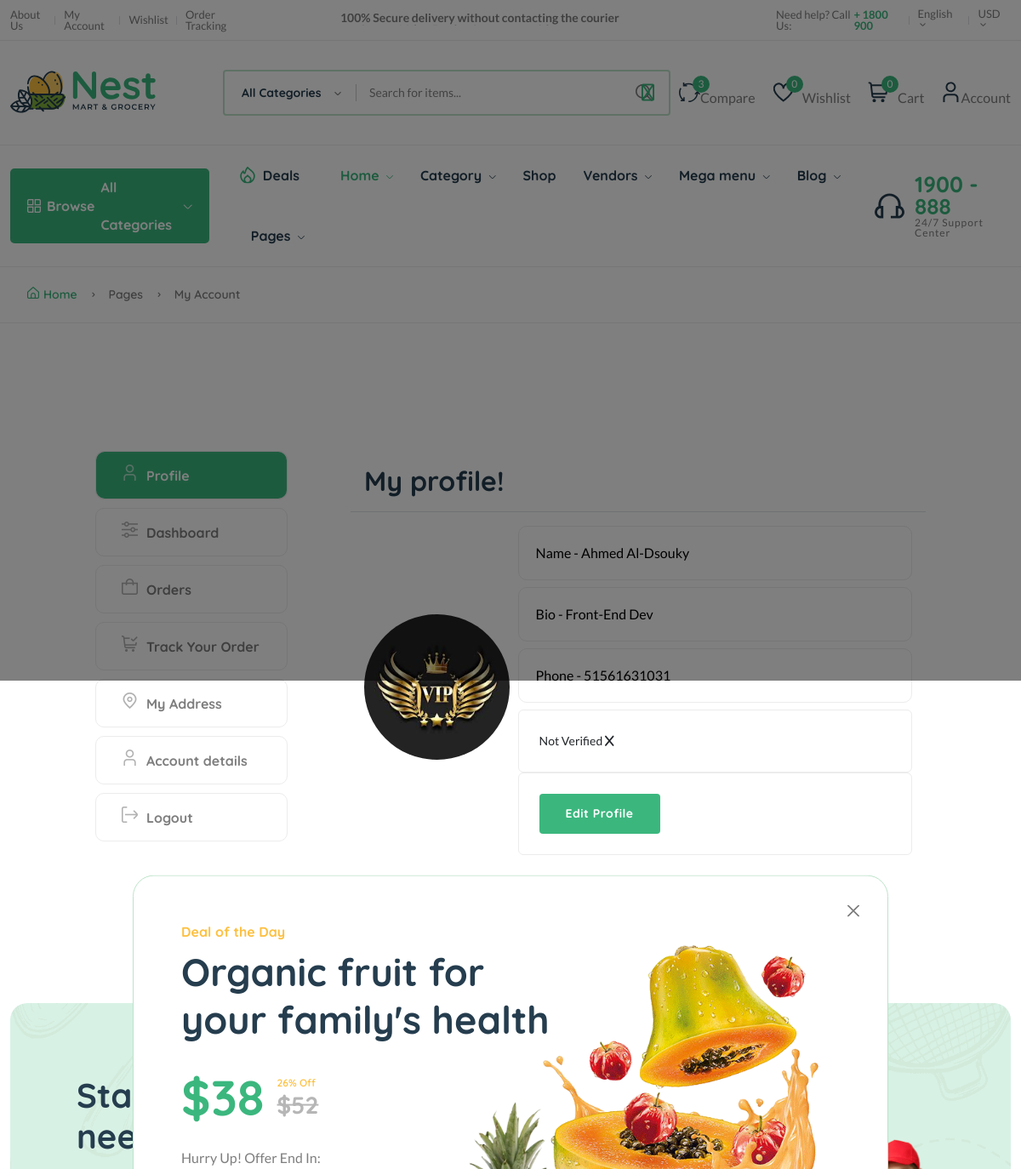
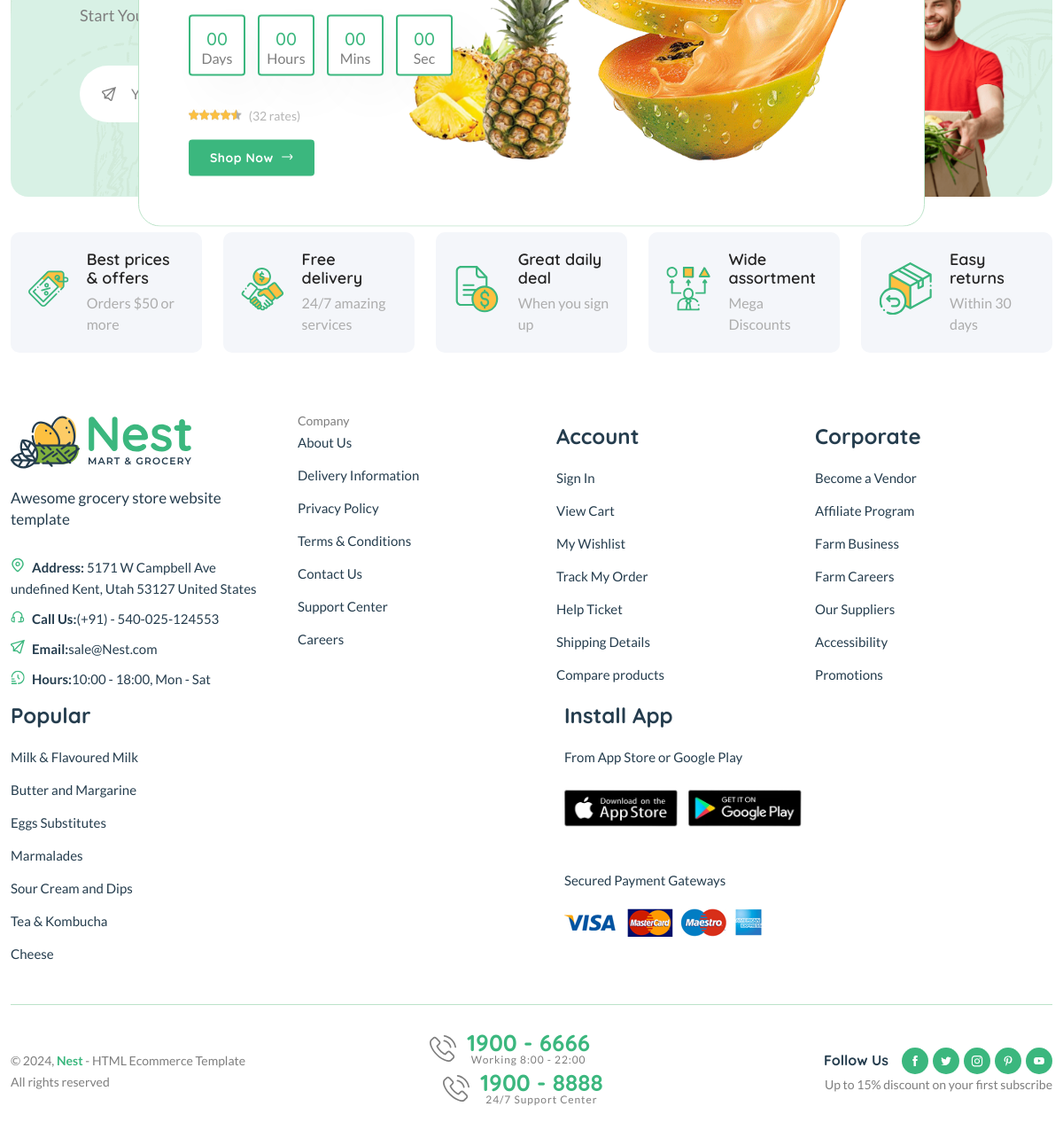
/dashboard/ (signed in), run on the app's committed database (2 pictures, top to bottom).
### userauths/models.py (models this page shows, shortened)
class Profile(models.Model):
    user = models.OneToOneField(User, on_delete=models.CASCADE)
    image = models.ImageField(upload_to="image")
    full_name = models.CharField(max_length=50, null =True, blank =True)
    bio = models.CharField(max_length=200, null =True, blank =True)
    phone = models.CharField(max_length=20)
    verified = models.BooleanField(default=False)

### core/views.py (the view, shortened to what this page needs)
# urls.py: path("dashboard/", customer_dashboard, name="dashboard"),
@login_required
def customer_dashboard(request):
    orders_list = CartOrder.objects.filter(user=request.user).order_by("-id")
    addresses = Address.objects.filter(user=request.user)
    orders = (
        CartOrder.objects.filter(user=request.user)
        .annotate(month=ExtractMonth("order_date"))
        .values("month")
        .annotate(count=Count("id"))
        .values("month", "count")
    )
    month = []
    total_orders = []
    for i in orders:
        month.append(calendar.month_name[i['month']])
        total_orders.append(i["count"])
    try:
        user_profile = Profile.objects.get(user=request.user)
    except Profile.DoesNotExist:
        user_profile = None
        messages.warning(request, "Please complete your profile information.")
    context = {
        "user_profile": user_profile,
        "orders_list": orders_list,
        "addresses": addresses,
        "orders": orders,
        "month": month,
        "total_orders": total_orders,
    }
    return render(request, 'core/dashboard.html', context)

### core/context_processor.py (called while the page is built)
def default(request):
    categories = Category.objects.all()
    address = None  # Default to None if user is anonymous or has no address
    vendors = Vendor.objects.all()
    min_max_price = Product.objects.aggregate(Min("price"), Max("price"))
    try:
        wishlist = Wishlist.objects.filter(user=request.user)
    except:
        messages.warning(request, "You need to login before accessing your wishlist.")
        wishlist = 0
    if request.user.is_authenticated:  # Ensure user is logged in
        try:
            address = Address.objects.filter(user=request.user)
        except Address.DoesNotExist:
            address = None  # Handle case where no address is found
    return {
        'categories': categories,
        'wishlist': wishlist,
        'address': address,
        'vendors': vendors,
        'min_max_price': min_max_price,
    }

### userauths/models.py (called while the page is built)
    def __str__(self):
        return self.username

### templates/core/dashboard.html (shortened to what this page needs)
{% extends 'partials/base.html' %}
{% load static %}
{% block content %}
    <main class="main pages">
        <div class="page-header breadcrumb-wrap">
            <div class="container">
                <div class="breadcrumb">
                    <a href="index.html" rel="nofollow"><i class="fi-rs-home mr-5"></i>Home</a>
                    <span></span> Pages <span></span> My Account
                </div>
            </div>
        </div>
        <div class="page-content pt-150 pb-150">
            <div class="container">
                <div class="row">
                    <div class="col-lg-10 m-auto">
                        <div class="row">
                            <div class="col-md-3">
                                <div class="dashboard-menu">
                                    <ul class="nav flex-column" role="tablist">
                                        <li class="nav-item">
                                            <a class="nav-link active" id="profile-tab" data-bs-toggle="tab" href="#profile" role="tab" aria-controls="profile" aria-selected="false"><i class="fi-rs-user mr-10"></i>Profile</a>
                                        </li>
                                        <li class="nav-item">
                                            <a class="nav-link" id="dashboard-tab" data-bs-toggle="tab" href="#dashboard" role="tab" aria-controls="dashboard" aria-selected="false"><i class="fi-rs-settings-sliders mr-10"></i>Dashboard</a>
                                        </li>
                                        <li class="nav-item">
                                            <a class="nav-link" id="orders-tab" data-bs-toggle="tab" href="#orders" role="tab" aria-controls="orders" aria-selected="false"><i class="fi-rs-shopping-bag mr-10"></i>Orders</a>
                                        </li>
                                        <li class="nav-item">
                                            <a class="nav-link" id="track-orders-tab" data-bs-toggle="tab" href="#track-orders" role="tab" aria-controls="track-orders" aria-selected="false"><i class="fi-rs-shopping-cart-check mr-10"></i>Track Your Order</a>
                                        </li>
                                        <li class="nav-item">
                                            <a class="nav-link" id="address-tab" data-bs-toggle="tab" href="#address" role="tab" aria-controls="address" aria-selected="true"><i class="fi-rs-marker mr-10"></i>My Address</a>
                                        </li>
                                        <li class="nav-item">
                                            <a class="nav-link" id="account-detail-tab" data-bs-toggle="tab" href="#account-detail" role="tab" aria-controls="account-detail" aria-selected="true"><i class="fi-rs-user mr-10"></i>Account details</a>
                                        </li>
                                        <li class="nav-item">
                                            <a class="nav-link" href="page-login.html"><i class="fi-rs-sign-out mr-10"></i>Logout</a>
                                        </li>
                                    </ul>
                                </div>
                            </div>
                            <div class="col-md-9">
                                <div class="tab-content account dashboard-content pl-50">
                                    <div class="tab-pane fade active show" id="profile" role="tabpanel" aria-labelledby="profile-tab">
                                        <div class="card">
                                            <div class="card-header border-bottom">
                                                <h3 class="mb-0">My profile!</h3>
                                            </div>
                                            <div class="card-body mb-2" style="display: flex; align-items: center; gap: 10px">
                                                <div>
                                                    {% if user_profile.image %}
                                                    <span><img src="{{ user_profile.image.url }}" style="width: 150px: height: 150px; object-fit: cover; border-radius: 50%" alt=""></span>
                                                    {% else %}
                                                    <span><img src="https://encrypted-tbn0.gstatic.com/images?q=tbn:ANd9GcSD6kFHc-MlA9z98nNUHwlW9OAVHXsOe0aXCw&s" style="width: 150px: height: 150px; object-fit: cover; border-radius: 50%" alt=""></span>
                                                    {% endif %}
                                                </div>
                                                <div>
                                                    <span><input class="mb-2" type="text" value="Name - {{ user_profile.full_name|title }}"></span>
                                                    <span><input class="mb-2" type="bio" value="Bio - {{ user_profile.bio|title }}"></span>
                                                    <span><input class="mb-2" type="phone" value="Phone - {{ user_profile.phone|title }}"></span>
                                                    {% if user_profile.verified == True %}
                                                        <div class="p-4 border rounded">
                                                            <span>Verified  </span><span><i class="fas fa-check-circle"></i></span>
                                                        </div>
                                                    {% else %}
                                                        <div class="p-4 border rounded">
                                                            <span>Not Verified  </span><span><i class="fas fa-x"></i></span>
                                                        </div>
                                                    {% endif %}
                                                    <div class="p-4 border rounded">
                                                        <a href="{% url 'userauths:profile-update' %}" class="btn btn-success">Edit Profile</a>
                                                    </div>
                                                </div>
                                            </div>
                                        </div>
                                    </div>
                                </div>
                            </div>
                        </div>
                    </div>
                </div>
            </div>
        </div>
    </main>
    {% endblock content %}

### data on the page
Profile: image (picture), full_name "Name - Ahmed Al-Dsouky", bio "Bio - Front-End Dev", phone "Phone - 51561631031"

### other printed values
{{ wishlist.count }} "0"
{{ request.session.cart_data_obj|length }} "0"
